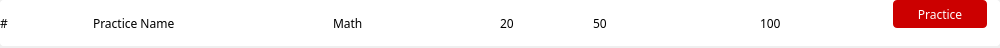
<?xml version="1.0" encoding="UTF-8"?>
<ui version="4.0">
 <class>PracticeItem</class>
 <widget class="QWidget" name="PracticeItem">
  <property name="geometry">
   <rect>
    <x>0</x>
    <y>0</y>
    <width>1000</width>
    <height>48</height>
   </rect>
  </property>
  <property name="minimumSize">
   <size>
    <width>998</width>
    <height>44</height>
   </size>
  </property>
  <property name="windowTitle">
   <string>Form</string>
  </property>
  <property name="styleSheet">
   <string notr="true"/>
  </property>
  <widget class="QWidget" name="widget_24" native="true">
   <property name="geometry">
    <rect>
     <x>0</x>
     <y>0</y>
     <width>1000</width>
     <height>46</height>
    </rect>
   </property>
   <property name="sizePolicy">
    <sizepolicy hsizetype="Preferred" vsizetype="Preferred">
     <horstretch>0</horstretch>
     <verstretch>0</verstretch>
    </sizepolicy>
   </property>
   <property name="font">
    <font>
     <family>Source Sans 3</family>
    </font>
   </property>
   <property name="styleSheet">
    <string notr="true">background-color: #fff;
border-radius: 4px;</string>
   </property>
   <layout class="QHBoxLayout" name="horizontalLayout_2">
    <property name="spacing">
     <number>20</number>
    </property>
    <item>
     <widget class="QLabel" name="idLabel">
      <property name="sizePolicy">
       <sizepolicy hsizetype="Ignored" vsizetype="Ignored">
        <horstretch>1</horstretch>
        <verstretch>0</verstretch>
       </sizepolicy>
      </property>
      <property name="minimumSize">
       <size>
        <width>0</width>
        <height>0</height>
       </size>
      </property>
      <property name="maximumSize">
       <size>
        <width>16777215</width>
        <height>16777215</height>
       </size>
      </property>
      <property name="font">
       <font>
        <family>Source Sans 3</family>
       </font>
      </property>
      <property name="text">
       <string>#</string>
      </property>
     </widget>
    </item>
    <item>
     <widget class="QLabel" name="nameLabel">
      <property name="sizePolicy">
       <sizepolicy hsizetype="Preferred" vsizetype="Preferred">
        <horstretch>3</horstretch>
        <verstretch>0</verstretch>
       </sizepolicy>
      </property>
      <property name="minimumSize">
       <size>
        <width>0</width>
        <height>0</height>
       </size>
      </property>
      <property name="maximumSize">
       <size>
        <width>16777215</width>
        <height>16777215</height>
       </size>
      </property>
      <property name="font">
       <font>
        <family>Source Sans 3</family>
       </font>
      </property>
      <property name="text">
       <string>Practice Name</string>
      </property>
     </widget>
    </item>
    <item>
     <widget class="QLabel" name="categoryLabel">
      <property name="sizePolicy">
       <sizepolicy hsizetype="Preferred" vsizetype="Preferred">
        <horstretch>2</horstretch>
        <verstretch>0</verstretch>
       </sizepolicy>
      </property>
      <property name="minimumSize">
       <size>
        <width>0</width>
        <height>0</height>
       </size>
      </property>
      <property name="maximumSize">
       <size>
        <width>16777215</width>
        <height>16777215</height>
       </size>
      </property>
      <property name="sizeIncrement">
       <size>
        <width>260</width>
        <height>0</height>
       </size>
      </property>
      <property name="font">
       <font>
        <family>Source Sans 3</family>
       </font>
      </property>
      <property name="text">
       <string>Math</string>
      </property>
     </widget>
    </item>
    <item>
     <widget class="QLabel" name="timeLimitLabel">
      <property name="sizePolicy">
       <sizepolicy hsizetype="Preferred" vsizetype="Preferred">
        <horstretch>1</horstretch>
        <verstretch>0</verstretch>
       </sizepolicy>
      </property>
      <property name="minimumSize">
       <size>
        <width>0</width>
        <height>0</height>
       </size>
      </property>
      <property name="maximumSize">
       <size>
        <width>16777215</width>
        <height>16777215</height>
       </size>
      </property>
      <property name="sizeIncrement">
       <size>
        <width>0</width>
        <height>0</height>
       </size>
      </property>
      <property name="font">
       <font>
        <family>Source Sans 3</family>
       </font>
      </property>
      <property name="text">
       <string>20</string>
      </property>
     </widget>
    </item>
    <item>
     <widget class="QLabel" name="numberQuestionLabel">
      <property name="sizePolicy">
       <sizepolicy hsizetype="Preferred" vsizetype="Preferred">
        <horstretch>2</horstretch>
        <verstretch>0</verstretch>
       </sizepolicy>
      </property>
      <property name="minimumSize">
       <size>
        <width>0</width>
        <height>0</height>
       </size>
      </property>
      <property name="maximumSize">
       <size>
        <width>16777215</width>
        <height>16777215</height>
       </size>
      </property>
      <property name="sizeIncrement">
       <size>
        <width>160</width>
        <height>0</height>
       </size>
      </property>
      <property name="font">
       <font>
        <family>Source Sans 3</family>
       </font>
      </property>
      <property name="text">
       <string>50</string>
      </property>
     </widget>
    </item>
    <item>
     <widget class="QLabel" name="maxScoreLabel">
      <property name="sizePolicy">
       <sizepolicy hsizetype="Preferred" vsizetype="Preferred">
        <horstretch>1</horstretch>
        <verstretch>0</verstretch>
       </sizepolicy>
      </property>
      <property name="minimumSize">
       <size>
        <width>0</width>
        <height>0</height>
       </size>
      </property>
      <property name="maximumSize">
       <size>
        <width>16777215</width>
        <height>16777215</height>
       </size>
      </property>
      <property name="font">
       <font>
        <family>Source Sans 3</family>
       </font>
      </property>
      <property name="text">
       <string>100</string>
      </property>
     </widget>
    </item>
    <item>
     <widget class="QWidget" name="widget_3" native="true">
      <property name="sizePolicy">
       <sizepolicy hsizetype="Preferred" vsizetype="Preferred">
        <horstretch>2</horstretch>
        <verstretch>0</verstretch>
       </sizepolicy>
      </property>
      <widget class="QPushButton" name="redoPracticeButton">
       <property name="geometry">
        <rect>
         <x>40</x>
         <y>0</y>
         <width>94</width>
         <height>28</height>
        </rect>
       </property>
       <property name="sizePolicy">
        <sizepolicy hsizetype="Minimum" vsizetype="Fixed">
         <horstretch>0</horstretch>
         <verstretch>0</verstretch>
        </sizepolicy>
       </property>
       <property name="cursor">
        <cursorShape>PointingHandCursor</cursorShape>
       </property>
       <property name="styleSheet">
        <string notr="true">background-color: rgb(204, 0, 0);
border-radius: 4px;
border: none;
color: #fff;</string>
       </property>
       <property name="text">
        <string>Practice</string>
       </property>
      </widget>
     </widget>
    </item>
   </layout>
  </widget>
 </widget>
 <resources/>
 <connections/>
</ui>
